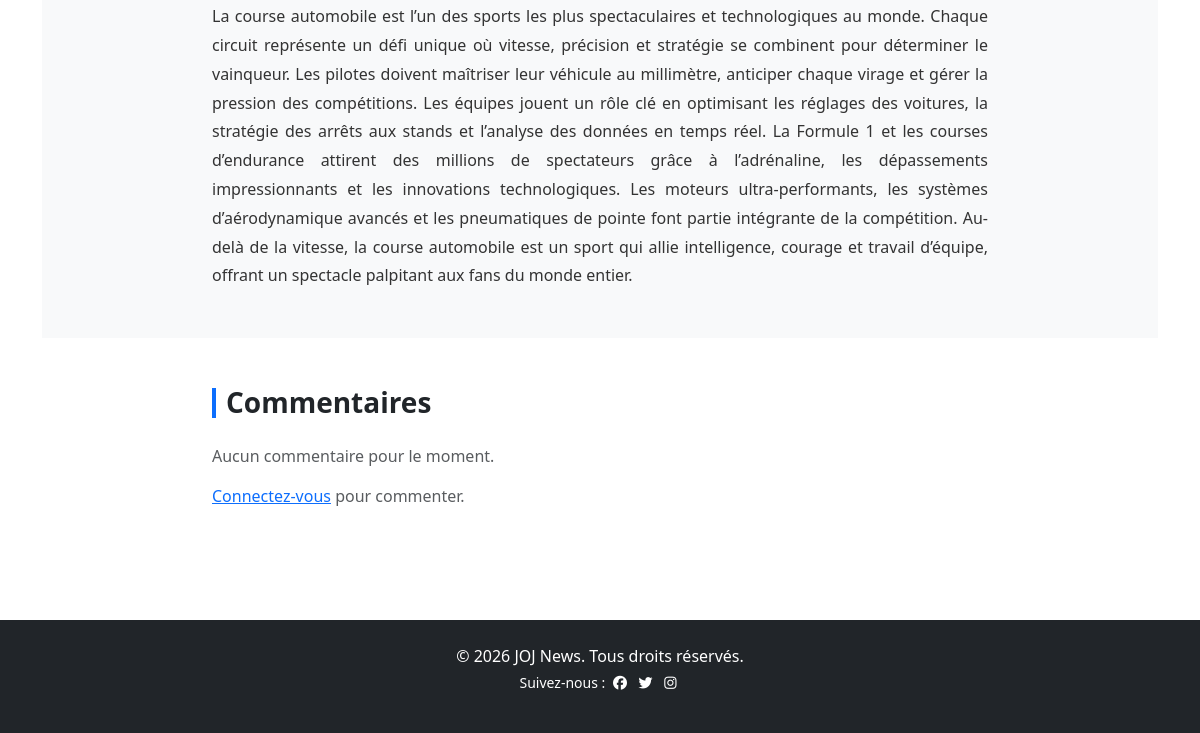
The app's page /article/10/ (lower part), older data.
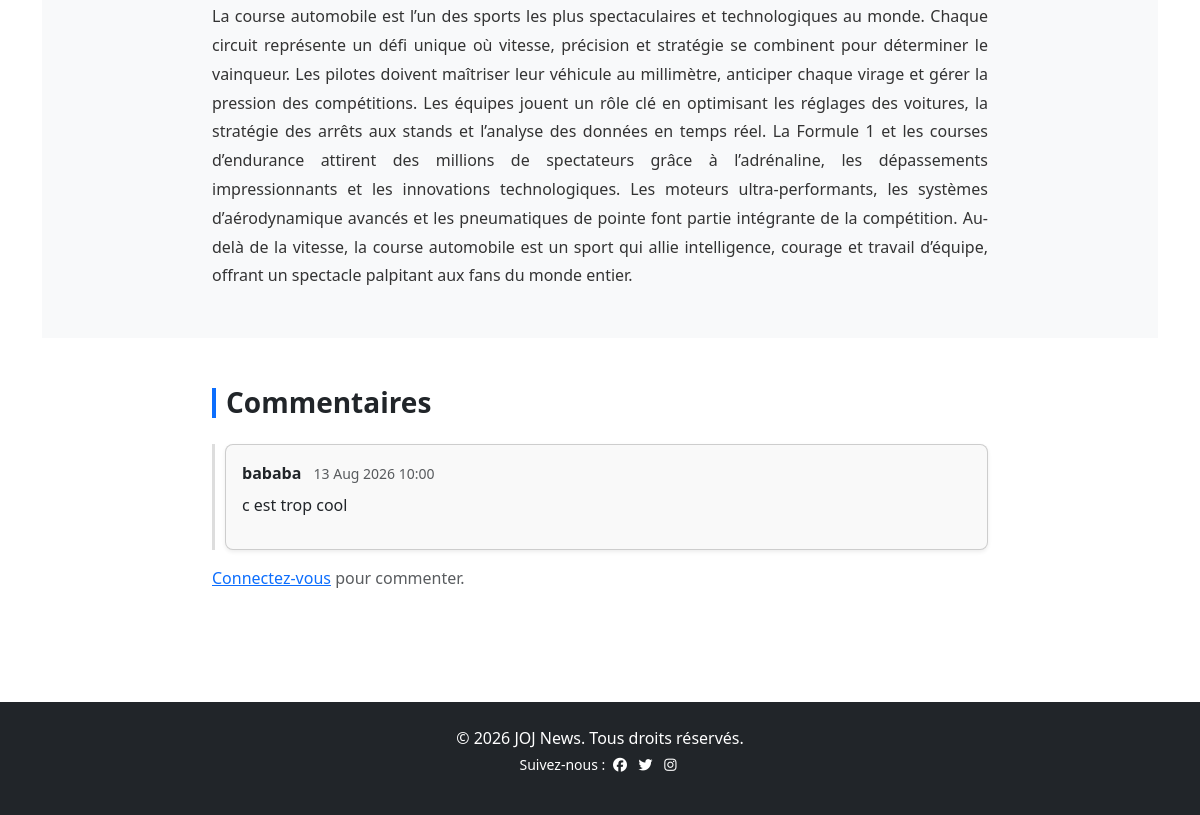
The same page, newer data.
### news/models.py (models this page shows, shortened)
class Commentaire(models.Model):
    article = models.ForeignKey(Article, on_delete=models.CASCADE, related_name='commentaires')
    auteur = models.ForeignKey(User, on_delete=models.CASCADE)
    contenu = models.TextField()
    date_creation = models.DateTimeField(auto_now_add=True)

### news/views.py (the view, shortened to what this page needs)
# urls.py: path('article/<int:pk>/', ArticleDetailView.as_view(), name='detail_article'),  # <- as_view() obligatoire
class ArticleDetailView(DetailView):
    model = Article
    template_name = 'articles.html'
    context_object_name = 'article'
    def get_context_data(self, **kwargs):
        context = super().get_context_data(**kwargs)
        if self.request.user.is_authenticated:
            context['form'] = CommentaireForm()
        return context

### news/templates/articles.html (shortened to what this page needs)
{% extends "base.html" %}
{% load static %}
{% block content %}
<section class="py-5" style="background-color: #f8f9fa;">
    <div class="container" style="max-width: 800px;">
        <div style="text-align: justify; line-height: 1.8; color: #333;">
            {{ article.contenu }}
        </div>
    </div>
</section>
<section class="py-5" style="background-color: #ffffff;">
    <div class="container" style="max-width: 800px;">
        <div class="d-flex align-items-center mb-4">
            <div style="width: 4px; height: 30px; background-color: #0d6efd; margin-right: 10px;"></div>
            <h3 class="fw-bold mb-0">Commentaires</h3>
        </div>
        {% for commentaire in article.commentaires.all %}
            <div class="d-flex mb-3">
                <div style="width: 3px; background-color: #ddd; margin-right: 10px;"></div>
                <div class="card shadow-sm rounded-3 flex-grow-1" style="background-color: #f9f9f9;">
                    <div class="card-body">
                        <div class="d-flex justify-content-between mb-2">
                            <div>
                                <strong>{{ commentaire.auteur.username }}</strong>
                                <small class="text-muted ms-2">
                                    {{ commentaire.date_creation|date:"d M Y H:i" }}
                                </small>
                            </div>
                        </div>
                        <p id="contenu-{{ commentaire.id }}">
                            {{ commentaire.contenu }}
                        </p>
                    </div>
                </div>
            </div>
        {% empty %}
            <p class="text-muted">Aucun commentaire pour le moment.</p>
        {% endfor %}
        {% if user.is_authenticated %}
            <div class="card shadow-sm mt-4 rounded-3" style="background-color: #f9f9f9;">
                <div class="card-body">
                    <form method="post">
                        {% csrf_token %}
                        {{ form.contenu }}
                        <button type="submit" class="btn btn-primary mt-2 w-100">
                            Ajouter un commentaire
                        </button>
                    </form>
                </div>
            </div>
        {% else %}
            <p class="text-muted mt-3">
                <a href="{% url 'connexion' %}">Connectez-vous</a> pour commenter.
            </p>
        {% endif %}
    </div>
</section>
{% endblock %}

Row changes from the older to the newer data that the page shows:
added Commentaire: auteur.username "bababa", date_creation "13 Aug 2026 10:00", contenu "c est trop cool"
Text that changed along with them:
text no longer shown: "Aucun commentaire pour le moment."
